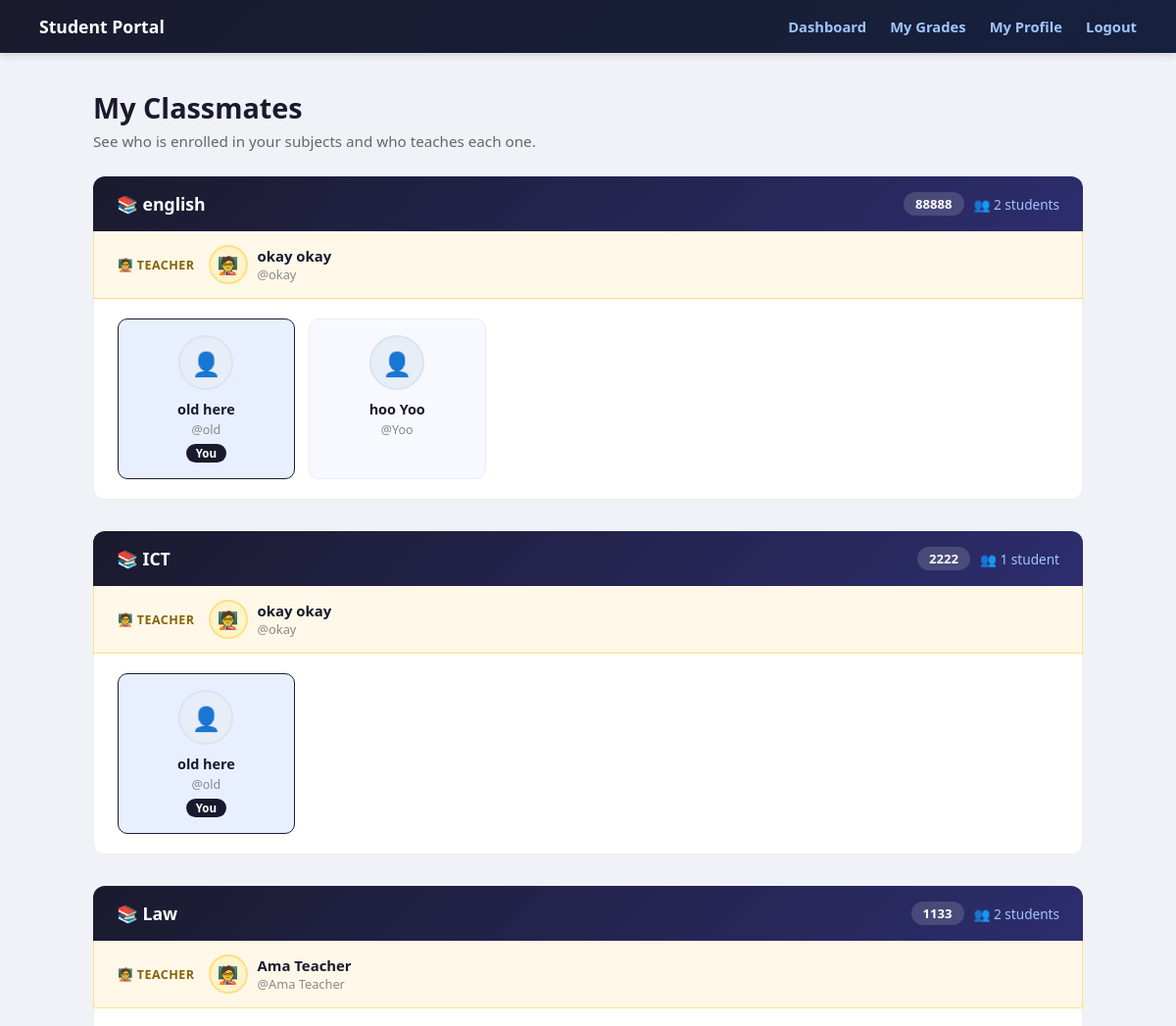
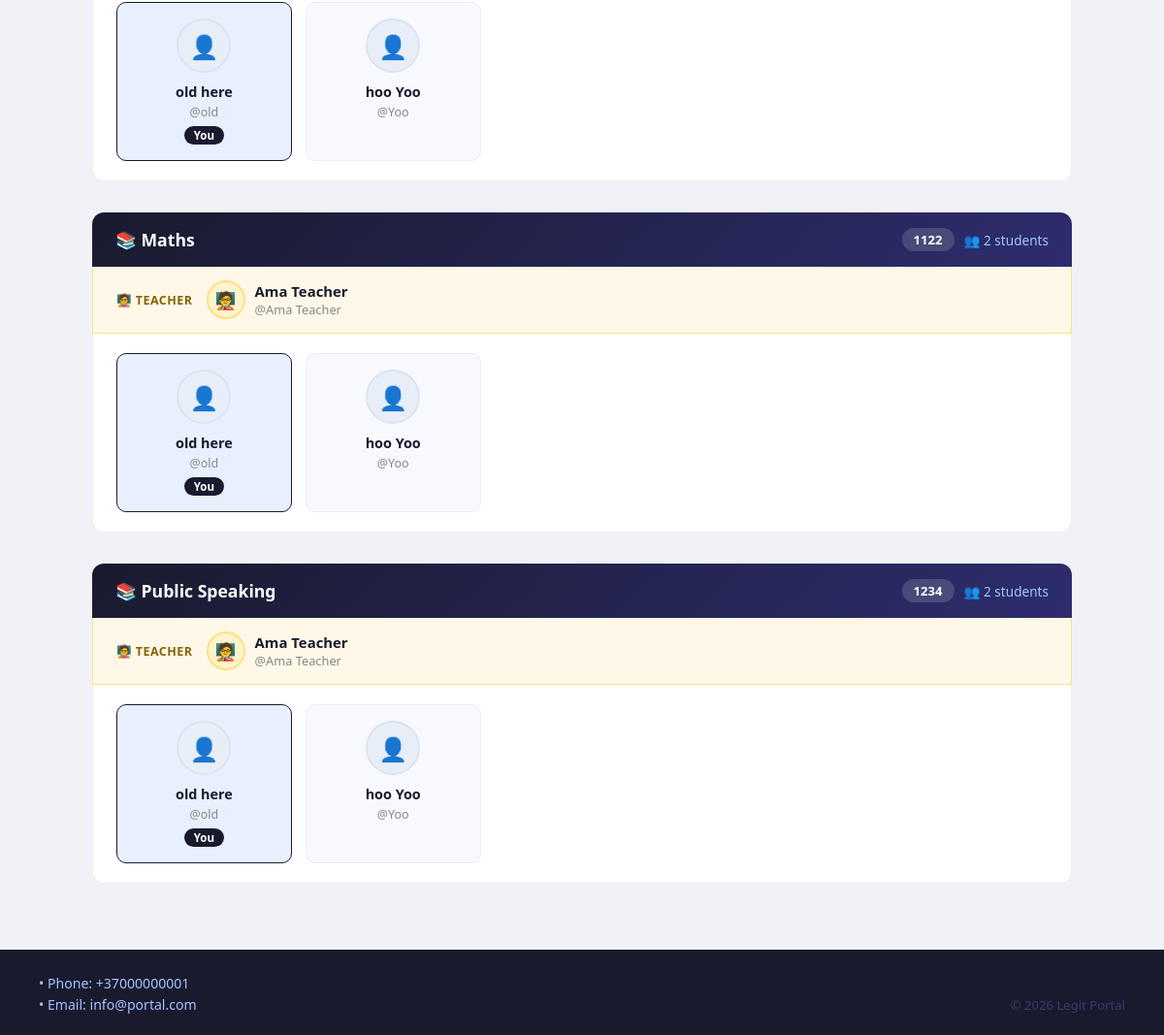
Screenshot of /classmates_student.php (signed in) with the database file from the repository (2 pictures, top to bottom).
### tables this page shows
CREATE TABLE `subjects` (
  `id` int(11) NOT NULL,
  `subject_name` varchar(100) NOT NULL,
  `subject_code` varchar(20) DEFAULT NULL,
  `teacher_id` int(11) NOT NULL,
  `created_at` timestamp NOT NULL DEFAULT current_timestamp()
);

CREATE TABLE `users` (
  `id` int(11) NOT NULL COMMENT 'Unique ID for each user',
  `username` varchar(50) NOT NULL COMMENT 'User''s login name',
  `password` varchar(255) NOT NULL COMMENT 'User''s password',
  `name` varchar(100) DEFAULT NULL COMMENT 'User''s first name',
  `surname` varchar(100) DEFAULT NULL COMMENT 'User''s last name',
  `birth_year` year(4) DEFAULT NULL COMMENT 'User''s year of birth',
  `description` text DEFAULT NULL COMMENT 'A long text about the user',
  `photo` varchar(255) DEFAULT NULL COMMENT 'The file path of the user''s photo',
  `role` enum('student','teacher') NOT NULL DEFAULT 'student'
);

### classmates_student.php (the view, shortened to what this page needs)
<?php
require_once 'config.php';
$student_id = (int)$_SESSION["user_id"];
$stmt = $conn->prepare(
    "SELECT s.id, s.subject_name, s.subject_code,
            u.id AS teacher_id, u.username AS teacher_username,
            u.name AS teacher_name, u.surname AS teacher_surname,
            u.photo AS teacher_photo
     FROM enrollments e
     JOIN subjects s ON s.id = e.subject_id
     JOIN users u ON u.id = s.teacher_id
     WHERE e.student_id = ?
     ORDER BY s.subject_name ASC"
);
$stmt->bind_param("i", $student_id);
$stmt->execute();
$subjects_res = $stmt->get_result();
$my_subjects = [];
while ($row = $subjects_res->fetch_assoc()) $my_subjects[] = $row;
$classmates_by_subject = [];
foreach ($my_subjects as $subj) {
    $sid = (int)$subj['id'];
    $stmt = $conn->prepare(
        "SELECT u.id, u.username, u.name, u.surname, u.photo
         FROM enrollments e
         JOIN users u ON u.id = e.student_id
         WHERE e.subject_id = ?
         ORDER BY u.username ASC"
    );
    $stmt->bind_param("i", $sid);
    $stmt->execute();
    $res = $stmt->get_result();
    $classmates = [];
    while ($row = $res->fetch_assoc()) $classmates[] = $row;
    $classmates_by_subject[$sid] = $classmates;
}
?>
<!DOCTYPE html>
<html lang="en">
<head>
</head>
<body>
<div class="navbar">
    <div class="logo">Student Portal</div>
    <div class="nav-links">
        <a href="student_dashboard.php">Dashboard</a>
        <a href="grades_student.php">My Grades</a>
        <a href="user_profile.php">My Profile</a>
        <a href="user_logout.php">Logout</a>
    </div>
</div>
<div class="container">
    <div class="page-title">
        <h1>My Classmates</h1>
        <p>See who is enrolled in your subjects and who teaches each one.</p>
    </div>
    <?php if (count($my_subjects) === 0): ?>
        <div class="no-subjects">
            <div class="icon">📭</div>
            <p>You are not enrolled in any subjects yet.</p>
            <p style="margin-top:8px;font-size:0.88rem;">Contact the admin to get enrolled.</p>
        </div>
    <?php else: ?>
        <?php foreach ($my_subjects as $subj):
            $sid        = (int)$subj['id'];
            $classmates = $classmates_by_subject[$sid] ?? [];
            $t_full     = trim(($subj['teacher_name'] ?? '') . ' ' . ($subj['teacher_surname'] ?? ''));
            $t_label    = $t_full ?: $subj['teacher_username'];
            $t_photo    = $subj['teacher_photo'] ?? '';
            $t_photo_abs = __DIR__ . '/' . $t_photo;
            $count      = count($classmates);
        ?>
        <div class="subject-section">
            <div class="subject-header">
                <div>
                    <div class="sub-name">📚 <?php echo htmlspecialchars($subj['subject_name']); ?></div>
                </div>
                <div style="display:flex;gap:10px;align-items:center;">
                    <?php if (!empty($subj['subject_code'])): ?>
                        <span class="sub-code"><?php echo htmlspecialchars($subj['subject_code']); ?></span>
                    <?php endif; ?>
                    <span class="student-count">👥 <?php echo $count; ?> student<?php echo $count !== 1 ? 's' : ''; ?></span>
                </div>
            </div>
            <div class="teacher-strip">
                <span class="t-label">🧑‍🏫 Teacher</span>
                <div class="t-info">
                    <?php if (!empty($t_photo) && file_exists($t_photo_abs)): ?>
                        <img src="<?php echo htmlspecialchars($t_photo); ?>?t=<?php echo time(); ?>" class="t-avatar" alt="">
                    <?php else: ?>
                        <div class="t-avatar-placeholder">🧑‍🏫</div>
                    <?php endif; ?>
                    <div>
                        <div class="t-name"><?php echo htmlspecialchars($t_label); ?></div>
                        <div class="t-username">@<?php echo htmlspecialchars($subj['teacher_username']); ?></div>
                    </div>
                </div>
            </div>
            <?php if ($count === 0): ?>
                <div class="empty-section">No other students enrolled yet.</div>
            <?php else: ?>
            <div class="classmates-grid">
                <?php foreach ($classmates as $cm):
                    $is_me    = ((int)$cm['id'] === $student_id);
                    $cm_full  = trim(($cm['name'] ?? '') . ' ' . ($cm['surname'] ?? ''));
                    $cm_label = $cm_full ?: $cm['username'];
                    $cm_photo = $cm['photo'] ?? '';
                    $cm_photo_abs = __DIR__ . '/' . $cm_photo;
                ?>
                <div class="student-card <?php echo $is_me ? 'is-me' : ''; ?>">
                    <?php if (!empty($cm_photo) && file_exists($cm_photo_abs)): ?>
                        <img src="<?php echo htmlspecialchars($cm_photo); ?>?t=<?php echo time(); ?>" class="s-avatar" alt="">
                    <?php else: ?>
                        <div class="s-avatar-placeholder">👤</div>
                    <?php endif; ?>
                    <div class="s-name"><?php echo htmlspecialchars($cm_label); ?></div>
                    <div class="s-username">@<?php echo htmlspecialchars($cm['username']); ?></div>
                    <?php if ($is_me): ?>
                        <div class="you-badge">You</div>
                    <?php endif; ?>
                </div>
                <?php endforeach; ?>
            </div>
            <?php endif; ?>
        </div>
        <?php endforeach; ?>
    <?php endif; ?>
</div>
<div class="footer">
    <div>
        <p>• Phone: +37000000001</p>
        <p>• Email: info@portal.com</p>
    </div>
    <div style="align-self:flex-end;color:#3a3a6e;font-size:0.82rem;">&copy; 2026 Legit Portal</div>
</div>
</body>
</html>

### classmates_student.php (style rules this page uses)
* { box-sizing: border-box; margin: 0; padding: 0; }
body { font-family: 'Segoe UI', Arial, sans-serif; background: #f0f2f8; min-height: 100vh; display: flex; flex-direction: column; }
.navbar { background: linear-gradient(135deg,#1a1a2e,#16213e); padding: 15px 40px; display: flex; justify-content: space-between; align-items: center; box-shadow: 0 2px 8px rgba(0,0,0,0.15); }
.navbar .logo { color: white; font-size: 1.1rem; font-weight: 700; }
.navbar .nav-links a { color: #a0c4ff; text-decoration: none; margin-left: 20px; font-weight: 600; font-size: 0.92rem; }
.container { max-width: 1050px; margin: 36px auto; padding: 0 20px; flex: 1; width: 100%; }
.page-title { margin-bottom: 26px; }
.page-title h1 { font-size: 1.8rem; color: #1a1a2e; font-weight: 800; }
.page-title p { color: #666; margin-top: 5px; font-size: 0.95rem; }
.subject-section { margin-bottom: 32px; }
.subject-header { display: flex; align-items: center; justify-content: space-between; background: linear-gradient(135deg,#1a1a2e,#2d2d6e); color: white; padding: 16px 24px; border-radius: 12px 12px 0 0; flex-wrap: wrap; gap: 10px; }
.subject-header .sub-name { font-size: 1.1rem; font-weight: 800; }
.subject-header .sub-code { background: rgba(255,255,255,0.15); padding: 3px 12px; border-radius: 20px; font-size: 0.82rem; font-weight: 700; }
.subject-header .student-count { font-size: 0.85rem; color: #a0c4ff; }
.teacher-strip { background: #fff8e8; border: 1px solid #ffe082; border-top: none; padding: 14px 24px; display: flex; align-items: center; gap: 14px; }
.teacher-strip .t-label { font-size: 0.78rem; font-weight: 700; text-transform: uppercase; color: #856404; letter-spacing: 0.5px; }
.teacher-strip .t-info { display: flex; align-items: center; gap: 10px; }
.t-avatar-placeholder { width: 40px; height: 40px; border-radius: 50%; background: #fff3cd; display: flex; align-items: center; justify-content: center; font-size: 1.1rem; border: 2px solid #ffe082; flex-shrink: 0; }
.t-name { font-weight: 700; color: #1a1a2e; font-size: 0.93rem; }
.t-username { font-size: 0.8rem; color: #888; }
.classmates-grid { background: white; border: 1px solid #eee; border-top: none; border-radius: 0 0 12px 12px; padding: 20px 24px; display: grid; grid-template-columns: repeat(auto-fill, minmax(180px, 1fr)); gap: 14px; }
.student-card { background: #f7f9ff; border-radius: 10px; padding: 16px 14px; text-align: center; border: 1px solid #e8eef8; transition: transform 0.15s, box-shadow 0.15s; }
.student-card.is-me { background: #e8f0ff; border-color: #1a1a2e; }
.s-avatar-placeholder { width: 56px; height: 56px; border-radius: 50%; background: #e8eef8; display: flex; align-items: center; justify-content: center; font-size: 1.5rem; border: 2px solid #dde3f0; margin: 0 auto 10px; }
.s-name { font-weight: 700; color: #1a1a2e; font-size: 0.9rem; }
.s-username { font-size: 0.78rem; color: #888; margin-top: 3px; }
.you-badge { display: inline-block; background: #1a1a2e; color: white; padding: 2px 10px; border-radius: 20px; font-size: 0.72rem; font-weight: 700; margin-top: 6px; }
.footer { background: #1a1a2e; color: #a0c4ff; padding: 22px 40px; font-size: 0.88rem; display: flex; justify-content: space-between; flex-wrap: wrap; gap: 8px; }
.footer p { margin-top: 3px; }

### rows the page displays
subjects: subject_name "english", subject_code "88888", id "2", teacher.surname "okay okay", teacher.username "okay"
users: cm_label "old here", username "old", shows "You"
users: cm_label "hoo Yoo", username "Yoo"
subjects: subject_name "ICT", subject_code "2222", id "1", teacher.surname "okay okay", teacher.username "okay"
subjects: subject_name "Law", subject_code "1133", id "2", teacher.username "Ama Teacher"
subjects: subject_name "Maths", subject_code "1122", id "2", teacher.username "Ama Teacher"
subjects: subject_name "Public Speaking", subject_code "1234", id "2", teacher.username "Ama Teacher"
